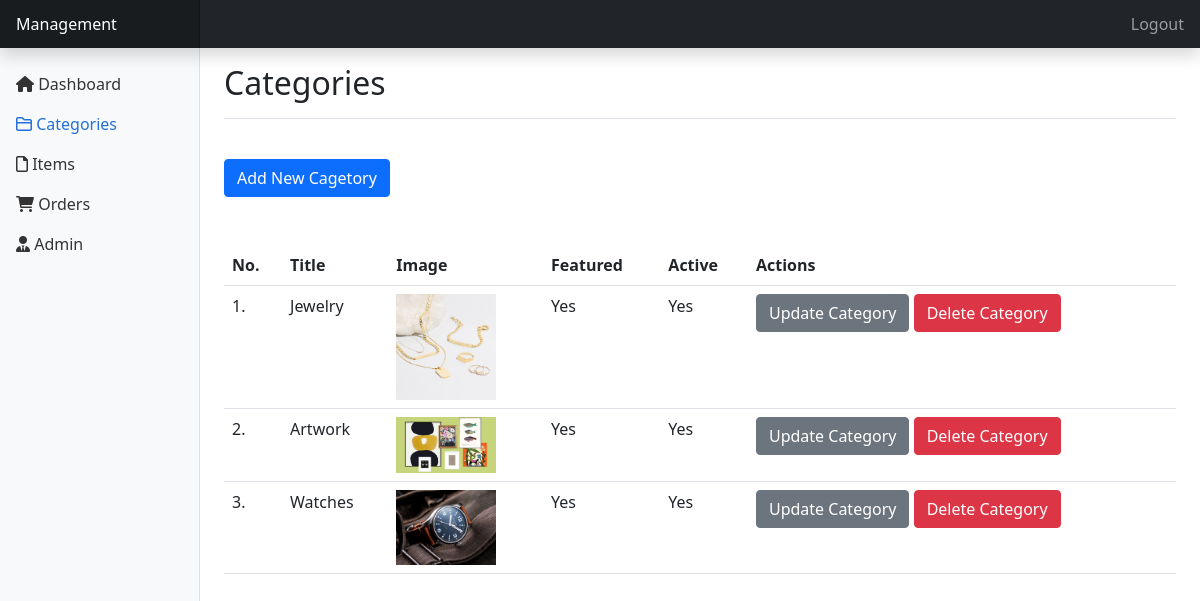
The app's page /admin/manage-categories.php (signed in) with its own data.
### tables this page shows
CREATE TABLE `dbo_categories` (
  `id` int(10) UNSIGNED NOT NULL,
  `title` varchar(100) NOT NULL,
  `image_name` varchar(255) NOT NULL,
  `featured` varchar(10) NOT NULL,
  `active` varchar(10) NOT NULL
);

### admin/manage-categories.php (the view, shortened to what this page needs)
<!doctype html>
<html lang="en">
<head>
    <link rel="stylesheet" href="https://cdnjs.cloudflare.com/ajax/libs/font-awesome/6.0.0-beta2/css/all.min.css">
    <link href="https://cdn.jsdelivr.net/npm/bootstrap@5.1.3/dist/css/bootstrap.min.css" rel="stylesheet">
    <link rel="stylesheet" href="/BTL_CNW/css/style.css">
</head>
<body>
    <header class="navbar navbar-dark sticky-top bg-dark flex-md-nowrap p-0 shadow">
        <a class="navbar-brand col-md-3 col-lg-2 me-0 px-3" href="#">Management</a>
        <div class="navbar-nav">
            <div class="nav-item text-nowrap">
                <a class="nav-link px-3" href="logout.php">Logout</a>
            </div>
        </div>
    </header>
    <div class="container-fluid">
        <div class="row">
            <nav id="sidebarMenu" class="col-md-3 col-lg-2 d-md-block bg-light sidebar collapse">
                <div class="position-sticky pt-3">
                    <ul class="nav flex-column">
                        <li class="nav-item">
                            <a class="nav-link" aria-current="page" href="index.php">
                                <i class="fas fa-home"></i>
                                Dashboard
                            </a>
                        </li>
                        <li class="nav-item">
                            <a class="nav-link active" href="manage-categories.php">
                                <i class="far fa-folder"></i>
                                Categories
                            </a>
                        </li>
                        <li class="nav-item">
                            <a class="nav-link" href="manage-items.php">
                                <i class="far fa-file"></i>
                                Items
                            </a>
                        </li>
                        <li class="nav-item">
                            <a class="nav-link" href="manage-orders.php">
                                <i class="fas fa-shopping-cart"></i>
                                Orders
                            </a>
                        </li>
                        <li class="nav-item">
                            <a class="nav-link" href="manage-admin.php">
                                <i class="fas fa-user-tie"></i>
                                Admin
                            </a>
                        </li>
                    </ul>
                </div>
            </nav>
            <main class="col-md-9 ms-sm-auto col-lg-10 px-md-4">
                <div class="d-flex justify-content-between flex-wrap flex-md-nowrap align-items-center pt-3 pb-2 mb-3 border-bottom">
                    <h1 class="h2">Categories</h1>
                </div>
                <div>
                    <br>
                    <a href="add-category.php"><button class="btn btn-primary">Add New Cagetory</button></a>
                    <br /><br /><br />
                    <table class="table table-hover">
                        <tr>
                            <th>No.</th>
                            <th>Title</th>
                            <th>Image</th>
                            <th>Featured</th>
                            <th>Active</th>
                            <th>Actions</th>
                        </tr>
                        <?php
                        include('../config/config.php');
                        $sql = "SELECT * FROM dbo_categories";
                        $res = mysqli_query($conn, $sql);
                        $count = mysqli_num_rows($res);
                        $sn = 1;
                        if ($count > 0) {
                            while ($row = mysqli_fetch_assoc($res)) {
                                $id = $row['id'];
                                $title = $row['title'];
                                $image_name = $row['image_name'];
                                $featured = $row['featured'];
                                $active = $row['active'];
                        ?>
                                <tr>
                                    <td><?php echo $sn++; ?>. </td>
                                    <td><?php echo $title; ?></td>
                                    <td>
                                        <?php
                                        if ($image_name != "") {
                                        ?>
                                            <img src="../images/categories/<?php echo $image_name; ?>" width="100px">
                                        <?php
                                        } else {
                                            echo "<div class='error'>Image not Added.</div>";
                                        }
                                        ?>
                                    </td>
                                    <td><?php echo $featured; ?></td>
                                    <td><?php echo $active; ?></td>
                                    <td>
                                        <a href="update-category.php?id=<?php echo $id; ?>"><button class="btn btn-secondary">Update Category</button></a>
                                        <a href="delete-category.php?id=<?php echo $id; ?>&image_name=<?php echo $image_name; ?>"><button class="btn btn-danger">Delete Category</button></a>
                                    </td>
                                </tr>
                            <?php
                            }
                        }
                        ?>
                    </table>
                </div>
            </main>
        </div>
    </div>
</body>
</html>

### css/style.css (style rules this page uses)
body { padding-bottom: 3rem; }
.sidebar { position: fixed; top: 0; bottom: 0; left: 0; z-index: 100; padding: 48px 0 0; box-shadow: inset -1px 0 0 rgba(0, 0, 0, .1); }
.sidebar .nav-link { font-weight: 500; color: #333; }
.sidebar .nav-link.active { color: #2470dc; }
.navbar-brand { padding-top: .75rem; padding-bottom: .75rem; font-size: 1rem; background-color: rgba(0, 0, 0, .25); box-shadow: inset -1px 0 0 rgba(0, 0, 0, .25); }

### records on screen
dbo_categories: title "Jewelry", image_name (picture), featured "Yes", active "Yes"
dbo_categories: title "Artwork", image_name (picture), featured "Yes", active "Yes"
dbo_categories: title "Watches", image_name (picture), featured "Yes", active "Yes"
